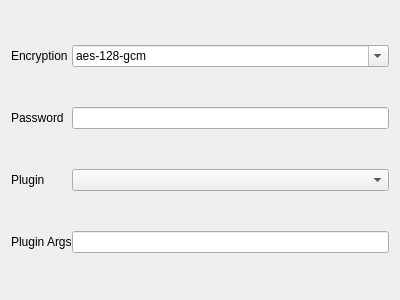
<?xml version="1.0" encoding="UTF-8"?>
<ui version="4.0">
 <class>EditShadowSocks</class>
 <widget class="QWidget" name="EditShadowSocks">
  <property name="geometry">
   <rect>
    <x>0</x>
    <y>0</y>
    <width>400</width>
    <height>300</height>
   </rect>
  </property>
  <property name="windowTitle">
   <string>Form</string>
  </property>
  <layout class="QGridLayout" name="gridLayout">
   <property name="horizontalSpacing">
    <number>0</number>
   </property>
   <item row="3" column="0">
    <widget class="QLabel" name="label_3">
     <property name="text">
      <string>Plugin Args</string>
     </property>
    </widget>
   </item>
   <item row="3" column="1">
    <widget class="MyLineEdit" name="plugin_opts"/>
   </item>
   <item row="1" column="0">
    <widget class="QLabel" name="label_5">
     <property name="text">
      <string>Password</string>
     </property>
    </widget>
   </item>
   <item row="0" column="0">
    <widget class="QLabel" name="label">
     <property name="text">
      <string>Encryption</string>
     </property>
    </widget>
   </item>
   <item row="2" column="1">
    <widget class="QComboBox" name="plugin">
     <item>
      <property name="text">
       <string/>
      </property>
     </item>
     <item>
      <property name="text">
       <string notr="true">obfs-local</string>
      </property>
     </item>
     <item>
      <property name="text">
       <string notr="true">v2ray-plugin</string>
      </property>
     </item>
     <item>
      <property name="text">
       <string notr="true">ssr</string>
      </property>
     </item>
    </widget>
   </item>
   <item row="1" column="1">
    <widget class="MyLineEdit" name="password"/>
   </item>
   <item row="0" column="1">
    <widget class="QComboBox" name="method">
     <property name="editable">
      <bool>true</bool>
     </property>
     <item>
      <property name="text">
       <string notr="true">aes-128-gcm</string>
      </property>
     </item>
     <item>
      <property name="text">
       <string notr="true">aes-192-gcm</string>
      </property>
     </item>
     <item>
      <property name="text">
       <string notr="true">aes-256-gcm</string>
      </property>
     </item>
     <item>
      <property name="text">
       <string notr="true">chacha20-ietf-poly1305</string>
      </property>
     </item>
     <item>
      <property name="text">
       <string notr="true">xchacha20-ieft-poly1305</string>
      </property>
     </item>
     <item>
      <property name="text">
       <string notr="true">aes-128-ctr</string>
      </property>
     </item>
     <item>
      <property name="text">
       <string notr="true">aes-192-ctr</string>
      </property>
     </item>
     <item>
      <property name="text">
       <string notr="true">aes-256-ctr</string>
      </property>
     </item>
     <item>
      <property name="text">
       <string notr="true">aes-128-cfb</string>
      </property>
     </item>
     <item>
      <property name="text">
       <string notr="true">aes-192-cfb</string>
      </property>
     </item>
     <item>
      <property name="text">
       <string notr="true">aes-256-cfb</string>
      </property>
     </item>
     <item>
      <property name="text">
       <string notr="true">rc4</string>
      </property>
     </item>
     <item>
      <property name="text">
       <string notr="true">rc4-md5</string>
      </property>
     </item>
     <item>
      <property name="text">
       <string notr="true">salsa20</string>
      </property>
     </item>
     <item>
      <property name="text">
       <string notr="true">chacha20</string>
      </property>
     </item>
     <item>
      <property name="text">
       <string notr="true">chacha20-ietf</string>
      </property>
     </item>
     <item>
      <property name="text">
       <string notr="true">xchacha20</string>
      </property>
     </item>
     <item>
      <property name="text">
       <string notr="true">none</string>
      </property>
     </item>
    </widget>
   </item>
   <item row="2" column="0">
    <widget class="QLabel" name="label_2">
     <property name="text">
      <string>Plugin</string>
     </property>
    </widget>
   </item>
  </layout>
 </widget>
 <customwidgets>
  <customwidget>
   <class>MyLineEdit</class>
   <extends>QLineEdit</extends>
   <header>ui/widget/MyLineEdit.h</header>
  </customwidget>
 </customwidgets>
 <tabstops>
  <tabstop>method</tabstop>
  <tabstop>password</tabstop>
  <tabstop>plugin</tabstop>
  <tabstop>plugin_opts</tabstop>
 </tabstops>
 <resources/>
 <connections/>
</ui>
